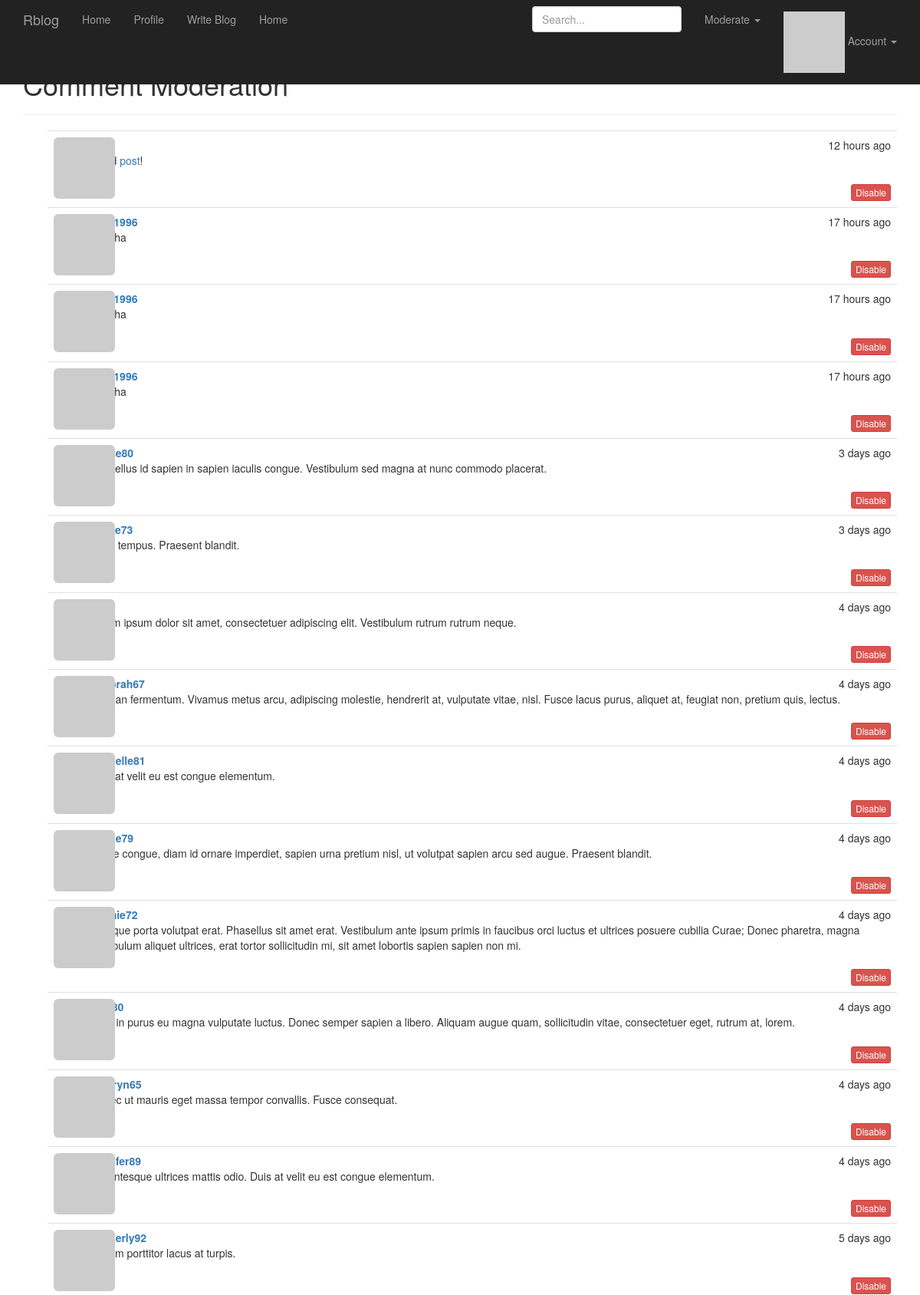
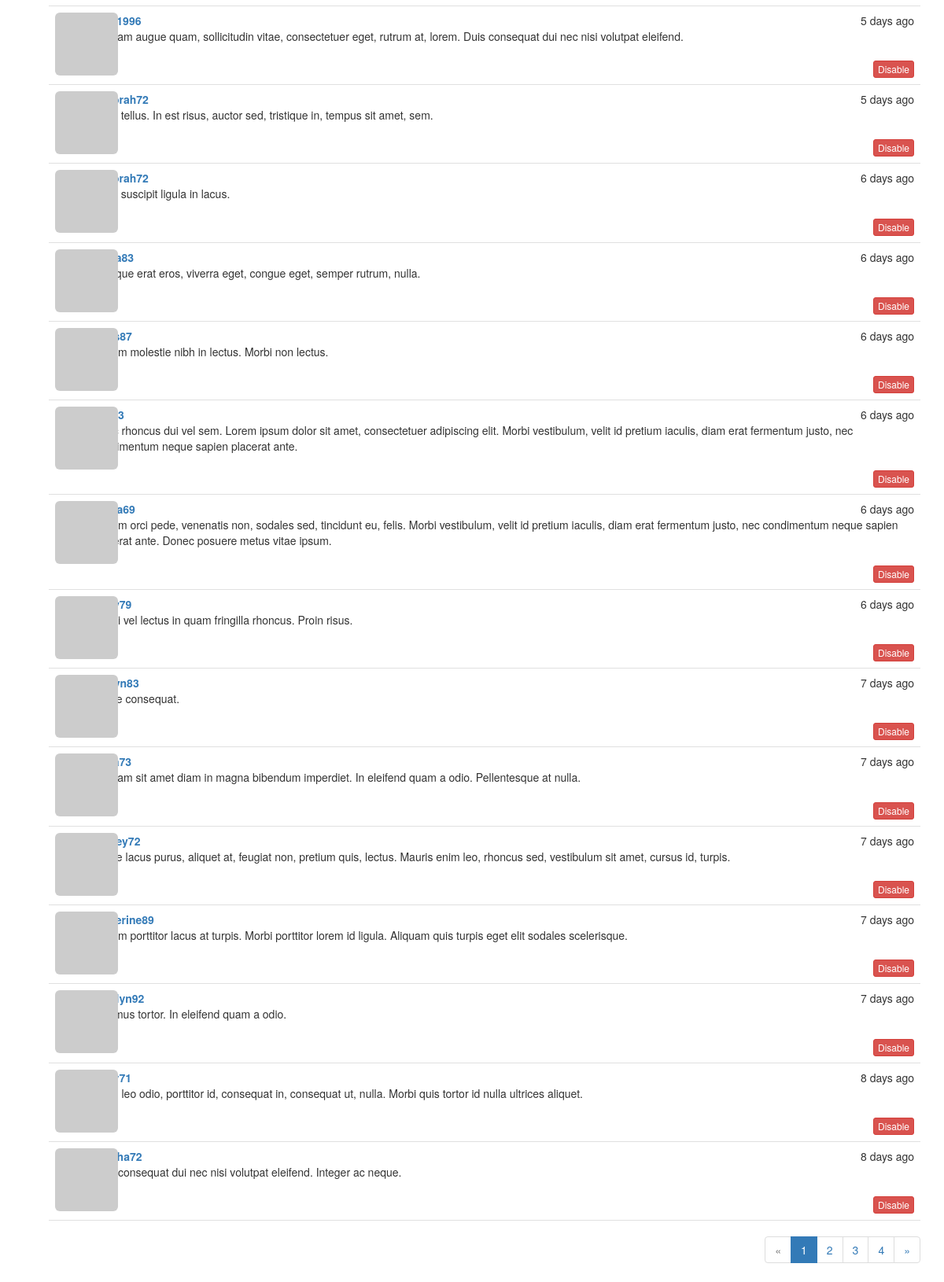
/moderate-comments (signed in), run on the app's committed database (2 pictures, top to bottom).
### app/models.py (models this page shows, shortened)
class Comment(db.Model):
    __tablename__ = 'comments'
    id = db.Column(db.Integer, primary_key = True)
    body = db.Column(db.Text)
    body_html = db.Column(db.Text)
    timestamp = db.Column(db.DateTime, index = True, default = datetime.utcnow)
    disabled = db.Column(db.Boolean)
    author_id = db.Column(db.Integer, db.ForeignKey('users.id'))
    post_id = db.Column(db.Integer, db.ForeignKey('posts.id'))

class User(UserMixin, db.Model):
    __tablename__ = 'users'
    id = db.Column(db.Integer, primary_key = True)
    username = db.Column(db.String(64), unique = True, index = True)
    email = db.Column(db.String(64), unique = True, index = True)
    role_id = db.Column(db.Integer, db.ForeignKey('roles.id'))
    password_hash = db.Column(db.String(128))
    confirmed = db.Column(db.Boolean, default = False)
    name = db.Column(db.String(64))
    location = db.Column(db.String(64))
    about_me = db.Column(db.Text())
    member_since = db.Column(db.DateTime(), default = datetime.utcnow)
    last_seen = db.Column(db.DateTime(), default = datetime.utcnow)
    avatar_hash = db.Column(db.String(32))
    posts = db.relationship('Post', backref = 'author', lazy = 'dynamic')
    comments = db.relationship('Comment', backref = 'author', lazy = 'dynamic')
    followed = db.relationship('Follow',
                                foreign_keys = [Follow.follower_id],
                                backref = db.backref('follower', lazy = 'joined'),
                                lazy = 'dynamic',
                                cascade = 'all, delete-orphan')
    followers = db.relationship('Follow',
                                foreign_keys = [Follow.followed_id],
                                backref = db.backref('followed', lazy = 'joined'),
                                lazy = 'dynamic',
                                cascade = 'all, delete-orphan')
    @property
    def password(self):
        raise AttributeError('Password is not a readable attribute')
    def can(self, permissions):
        return self.role is not None and \
            (self.role.permissions & permissions) == permissions
    def ping(self):
        self.last_seen = datetime.utcnow()
        db.session.add(self)
    def gravatar(self, size = 100, default = 'identicon', rating = 'g'):
        if request.is_secure:
            url = 'https://secure.gravatar.com/avatar'
        else:
            url = 'https://secure.gravatar.com/avatar'
        hash = self.avatar_hash or hashlib.md5(self.email.encode('utf-8')).hexdigest()
        return '{url}/{hash}?s={size}&d={default}&r={rating}'.format(
            url = url, hash = hash, size = size, default = default, rating = rating)

### app/main/views.py (the view)
@main.route('/moderate-comments')
@login_required
@permission_required(Permission.MODERATE)
def moderate_comments():
    page = request.args.get('page', 1, type = int)
    pagination = Comment.query.order_by(Comment.timestamp.desc()).paginate(
        page, per_page = current_app.config['RBLOG_COMMENTS_PER_PAGE'],
        error_out = False)
    comments = pagination.items
    title = 'Comment'
    return render_template('main/moderate.html', comments = comments,
                           title = title, pagination = pagination, page = page)

### app/auth/views.py (called while the page is built)
@auth.before_app_request
def before_request():
    if current_user.is_authenticated:
        current_user.ping()
        if not current_user.confirmed and \
            request.endpoint[:5] != 'auth.' and \
            request.endpoint != 'static':
                return redirect(url_for('auth.unconfirmed'))

### app/main/__init__.py (called while the page is built)
@main.app_context_processor
def inject_permissions():
    return dict(Permission=Permission)

### app/models.py (called while the page is built)
@login_manager.user_loader
def load_user(user_id):
    return User.query.get(int(user_id))

### app/templates/main/moderate.html (shortened to what this page needs)
{% extends "base.html" %}
{% import "_macros.html" as macros %}
{% block page_content %}
<div class="page-header">
	<h1>{{ title }} Moderation</h1>
</div>
{% set moderate = True %}
{% if title == 'Comment' %}
	{% include 'main/_comments.html' %}
	{% if pagination %}
	<div class="pagination">
		{{ macros.pagination_widget(pagination, 'main.moderate_comments') }}
	</div>
	{% endif %}
{% endif %}
{% endblock %}

### app/templates/main/_comments.html (shortened to what this page needs)
<ul class="comments">
	{% for comment in comments %}
	<li class="comment">
		<div class="comment-thumbnail">
			<a href="{{ url_for('main.user', username = comment.author.username) }}">
				<img class="img-rounded profile-thumbnail" src="{{ comment.author.gravatar(size=40) }}">
			</a>
		</div>
		<div class="comment-content">
			<div class="comment-date">{{ moment(comment.timestamp).fromNow() }}</div>
			<div class="comment-author"><a href="{{ url_for('main.user', username=comment.author.username) }}">{{ comment.author.username }}</a></div>
			<div class="comment-body">
				{% if moderate or not comment.disabled %}
					{% if comment.body_html %}
						{{ comment.body_html | safe }}
					{% else %}
						{{ comment.body }}
					{% endif %}
				{% endif %}
				</div>
				<div class="comment-footer">
				<br>
				{% if moderate %}
					{% if comment.disabled %}
					<a class="btn btn-default btn-xs" href="{{ url_for('main.moderate_comment_enable', id = comment.id, page = page) }}">Enable</a>
					{% else %}
					<a class="btn btn-danger btn-xs" href="{{ url_for('main.moderate_comment_disable', id = comment.id, page = page) }}">Disable</a>
					{% endif %}
				{% endif %}
				</div>
			</div>
		</li>
		{% endfor %}
	</ul>

### app/static/styles.css (style rules this page uses)
.profile-thumbnail { position: absolute; }
ul.comments { list-style-type: none; padding: 0px; margin: 16px 0px 0px 0px; }
ul.comments li.comment { margin-left: 32px; padding: 8px; border-bottom: 1px solid #e0e0e0; }
ul.comments li.comment:nth-child(1) { border-top: 1px solid #e0e0e0; }
div.comment-date { float: right; }
div.comment-author { font-weight: bold; }
div.comment-thumbnail { position: absolute; }
div.comment-content { margin-left: 48px; min-height: 48px; }
div.pagination { width: 100%; text-align: right; padding: 0px; margin: 0px; }
div.comment-footer { text-align: right; }

### app/static/dashboard.css (style rules this page uses)
body { padding-top: 50px; }

### data on the page
Comment: timestamp "12 hours ago", body_html "post !"
Comment: timestamp "17 hours ago"
Comment: timestamp "17 hours ago"
Comment: timestamp "17 hours ago"
Comment: timestamp "3 days ago", body_html "Phasellus id sapien in sapien iaculis congue. Vestibulum sed magna at nunc commodo placerat."
Comment: timestamp "3 days ago", body_html "Nulla tempus. Praesent blandit."
Comment: timestamp "4 days ago", body_html "Lorem ipsum dolor sit amet, consectetuer adipiscing elit. Vestibulum rutrum rutrum neque."
Comment: timestamp "4 days ago", author.username "deborah67", body_html "Aenean fermentum. Vivamus metus arcu, adipiscing molestie, hendrerit at, vulputate vitae, nisl. Fusce lacus purus, aliquet at, feugiat non, pretium quis, lectus."
Comment: timestamp "4 days ago", author.username "michelle81", body_html "Duis at velit eu est congue elementum."
Comment: timestamp "4 days ago", body_html "Fusce congue, diam id ornare imperdiet, sapien urna pretium nisl, ut volutpat sapien arcu sed augue. Praesent blandit."
Comment: timestamp "4 days ago", body_html "Quisque porta volutpat erat. Phasellus sit amet erat. Vestibulum ante ipsum primis in faucibus orci luctus et ultrices posuere cubilia Curae; Donec pharetra, magna vestibulum aliquet ultrices, erat tortor sollicitudin mi, sit amet lobortis sapien sapien non mi."
Comment: timestamp "4 days ago", body_html "Cras in purus eu magna vulputate luctus. Donec semper sapien a libero. Aliquam augue quam, sollicitudin vitae, consectetuer eget, rutrum at, lorem."
Comment: timestamp "4 days ago", author.username "kathryn65", body_html "Donec ut mauris eget massa tempor convallis. Fusce consequat."
Comment: timestamp "4 days ago", author.username "jennifer89", body_html "Pellentesque ultrices mattis odio. Duis at velit eu est congue elementum."
Comment: timestamp "5 days ago", author.username "kimberly92", body_html "Nullam porttitor lacus at turpis."
Comment: timestamp "5 days ago", body_html "Aliquam augue quam, sollicitudin vitae, consectetuer eget, rutrum at, lorem. Duis consequat dui nec nisi volutpat eleifend."
Comment: timestamp "5 days ago", author.username "deborah72", body_html "Nulla tellus. In est risus, auctor sed, tristique in, tempus sit amet, sem."
Comment: timestamp "6 days ago", author.username "deborah72", body_html "Nulla suscipit ligula in lacus."
Comment: timestamp "6 days ago", body_html "Quisque erat eros, viverra eget, congue eget, semper rutrum, nulla."
Comment: timestamp "6 days ago", body_html "Nullam molestie nibh in lectus. Morbi non lectus."
Comment: timestamp "6 days ago", body_html "Nunc rhoncus dui vel sem. Lorem ipsum dolor sit amet, consectetuer adipiscing elit. Morbi vestibulum, velit id pretium iaculis, diam erat fermentum justo, nec condimentum neque sapien placerat ante."
Comment: timestamp "6 days ago", body_html "Nullam orci pede, venenatis non, sodales sed, tincidunt eu, felis. Morbi vestibulum, velit id pretium iaculis, diam erat fermentum justo, nec condimentum neque sapien placerat ante. Donec posuere metus vitae ipsum."
Comment: timestamp "6 days ago", body_html "Morbi vel lectus in quam fringilla rhoncus. Proin risus."
Comment: timestamp "7 days ago", body_html "Fusce consequat."
Comment: timestamp "7 days ago", body_html "Aliquam sit amet diam in magna bibendum imperdiet. In eleifend quam a odio. Pellentesque at nulla."
Comment: timestamp "7 days ago", body_html "Fusce lacus purus, aliquet at, feugiat non, pretium quis, lectus. Mauris enim leo, rhoncus sed, vestibulum sit amet, cursus id, turpis."
Comment: timestamp "7 days ago", author.username "catherine89", body_html "Nullam porttitor lacus at turpis. Morbi porttitor lorem id ligula. Aliquam quis turpis eget elit sodales scelerisque."
Comment: timestamp "7 days ago", author.username "carolyn92", body_html "Vivamus tortor. In eleifend quam a odio."
Comment: timestamp "8 days ago", body_html "Proin leo odio, porttitor id, consequat in, consequat ut, nulla. Morbi quis tortor id nulla ultrices aliquet."
Comment: timestamp "8 days ago", body_html "Duis consequat dui nec nisi volutpat eleifend. Integer ac neque."

### other printed values
{{ p }} "1"
{{ p }} "2" "3" "4"
